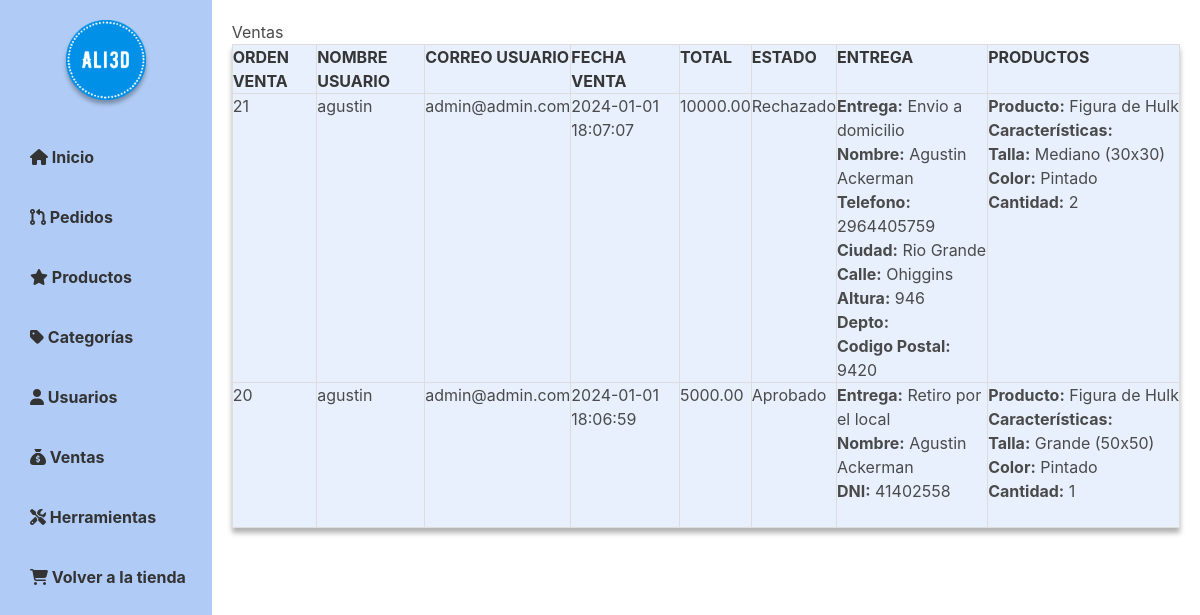
/admin/ventas_admin.php (signed in), run on the app's committed database.
### tables this page shows
CREATE TABLE `ventas` (
  `id_venta` int(11) NOT NULL,
  `id_usuario` int(11) DEFAULT NULL,
  `nombre_usuario` varchar(255) DEFAULT NULL,
  `correo_usuario` varchar(255) DEFAULT NULL,
  `fecha_venta` datetime DEFAULT NULL,
  `total` decimal(8,2) DEFAULT NULL,
  `estado` varchar(20) DEFAULT NULL,
  `entrega` text NOT NULL,
  `productos` text NOT NULL
);

### admin/ventas_admin.php (the view, shortened to what this page needs)
<?php
    include_once "../app/bd.php";
        $sql = "SELECT * FROM ventas ORDER BY id_venta DESC";
        $result = $conexion->query($sql);
?>
<!DOCTYPE html>
<html>
<head>
    <link rel="stylesheet" href="../estilos/estilo_admin.css">
    <link rel="stylesheet" href="https://cdnjs.cloudflare.com/ajax/libs/bulma/0.7.2/css/bulma.min.css">
</head>
<body>
    <div id="wrapper">
        <?php
            include('navbar_admin.php')
        ?>
        <div id="main">
            <h2>Ventas</h2>
            <?php
                if ($result->num_rows > 0) {
                    echo "<table><tr><th>ORDEN VENTA</th><th>NOMBRE USUARIO</th><th>CORREO USUARIO</th><th>FECHA VENTA</th><th>TOTAL</th><th>ESTADO</th><th>ENTREGA</th><th>PRODUCTOS</th></tr>";
                    while ($row = $result->fetch_assoc()) {
                        $entregaJson = $row["entrega"];
                        $entregaData = json_decode($entregaJson, true);
                        $productosJson = $row["productos"];
                        $productosData = json_decode($productosJson, true);
                        echo "<tr><td>" . $row["id_venta"] . "</td><td>" . $row["nombre_usuario"] . "</td><td>" . $row["correo_usuario"] . "</td><td>" . $row["fecha_venta"] . "</td><td>" . $row["total"] . "</td><td>" . $row["estado"] . "</td><td>";
                        foreach ($entregaData as $key => $value) {
                            echo "<b>$key:</b> $value<br>";
                        }
                        echo "</td><td>";
                        foreach ($productosData as $producto) {
                            echo "<b>Producto:</b> " . $producto["producto"] . "<br>";
                            echo "<b>Características:</b><br>";
                            foreach ($producto["caracteristicas"] as $caracteristica => $valor) {
                                echo "<b>$caracteristica:</b> $valor<br>";
                            }
                            echo "<b>Cantidad:</b> " . $producto["cantidad"] . "<br>";
                            echo "<br>";
                        }
                        echo "</td></tr>";
                    }
                    echo "</table>";
                    } else {
                        echo "<p>No se encontraron ventas.</p>";
                    }
            ?>
        </div>
    </div>
</body>
</html>

### estilos/estilo_admin.css (style rules this page uses)
:root { --azul_1: #0090E8; --azul_2: #69A7EE; --azul_3: #B0CCF6; --azul_4: #ECF2FD; --negro1: #000000; --negro: #2F2F2F; --blanco: #FFFFFF; }
body { background-color: var(--blanco); background-repeat: repeat; font-family: Arial, sans-serif; margin: 0; padding: 0; }
#wrapper { display: flex; height: max-content; }
#main { padding: 20px; width: 100%; height: max-content; }
table { border-collapse: collapse; width: 100%; background-color: #e8f0fe; box-shadow: 0px 5px 5px rgba(0, 0, 0, 0.3); overflow-x: auto; }
th, td { border: 1px solid #ddd; padding: 8px; text-align: left; }
th { background-color: #e8f0fe; }
td:last-child { white-space: nowrap; }

### data on the page
ventas: id_venta "21", nombre_usuario "agustin", correo_usuario "admin@admin.com", fecha_venta "2024-01-01 18:07:07", total "10000.00", estado "Rechazado", key "Entrega", entrega "Envio a domicilio", key "Nombre", entrega "Agustin Ackerman", key "Telefono", entrega "2964405759", key "Ciudad", entrega "Rio Grande", key "Calle", entrega "Ohiggins", key "Altura", entrega "946", key "Depto", key "Codigo Postal", entrega "9420", producto "Figura de Hulk", caracteristica "Talla", valor "Mediano (30x30)", caracteristica "Color", valor "Pintado", cantidad "2"
ventas: id_venta "20", nombre_usuario "agustin", correo_usuario "admin@admin.com", fecha_venta "2024-01-01 18:06:59", total "5000.00", estado "Aprobado", key "Entrega", entrega "Retiro por el local", key "Nombre", entrega "Agustin Ackerman", key "DNI", entrega "41402558", producto "Figura de Hulk", caracteristica "Talla", valor "Grande (50x50)", caracteristica "Color", valor "Pintado", cantidad "1"
